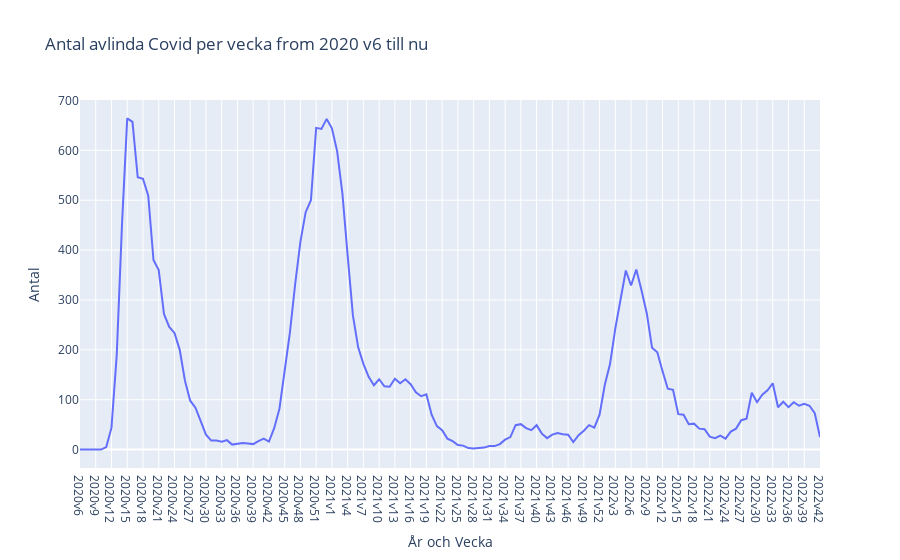
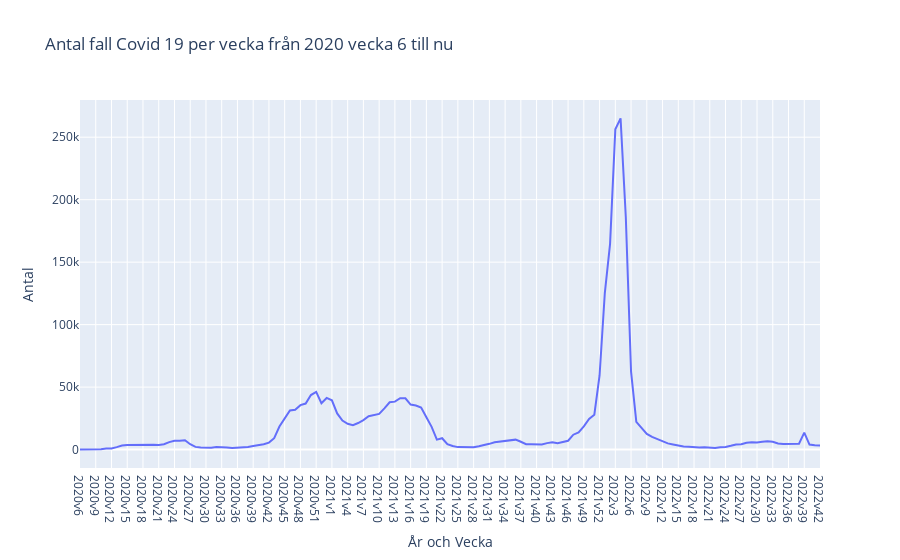
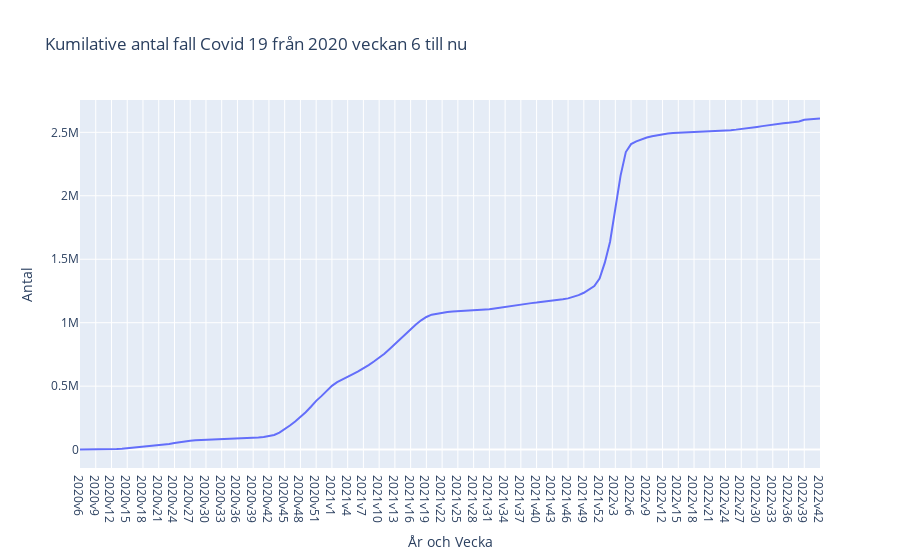

Notebook code cell kept with these figures, in order:
### Code cell
# Here i am arranging the graphs in a 1x4 pattern
avlinda.show()
fall.show()
fig.show()
kum_fall.show()

### Figure 1 — Plotly figure (JSON) as saved in the notebook; plotly's stock layout.template omitted (floating-point values rounded to 4 significant figures; data arrays with more than 128 entries replaced by an {"elided": "..."} marker saying what was removed)
{"data": [{"hovertemplate": "År och Vecka=%{x}<br>Antal=%{y}<extra></extra>", "legendgroup": "", "line": {"color": "#636efa", "dash": "solid"}, "marker": {"symbol": "circle"}, "mode": "lines", "name": "", "orientation": "v", "showlegend": false, "type": "scatter", "x": {"elided": "142 str values"}, "xaxis": "x", "y": {"elided": "142 int values"}, "yaxis": "y"}], "layout": {"legend": {"tracegroupgap": 0}, "title": {"text": "Antal avlinda Covid per vecka from 2020 v6 till nu"}, "xaxis": {"anchor": "y", "domain": [0, 1], "title": {"text": "År och Vecka"}}, "yaxis": {"anchor": "x", "domain": [0, 1], "title": {"text": "Antal"}}}}

### Figure 2 — Plotly figure (JSON) as saved in the notebook; plotly's stock layout.template omitted (floating-point values rounded to 4 significant figures; data arrays with more than 128 entries replaced by an {"elided": "..."} marker saying what was removed)
{"data": [{"hovertemplate": "År och Vecka=%{x}<br>Antal=%{y}<extra></extra>", "legendgroup": "", "line": {"color": "#636efa", "dash": "solid"}, "marker": {"symbol": "circle"}, "mode": "lines", "name": "", "orientation": "v", "showlegend": false, "type": "scatter", "x": {"elided": "142 str values"}, "xaxis": "x", "y": {"elided": "142 int values"}, "yaxis": "y"}], "layout": {"legend": {"tracegroupgap": 0}, "title": {"text": "Antal fall Covid 19 per vecka från 2020 vecka 6 till nu"}, "xaxis": {"anchor": "y", "domain": [0, 1], "title": {"text": "År och Vecka"}}, "yaxis": {"anchor": "x", "domain": [0, 1], "title": {"text": "Antal"}}}}

### Figure 3 — Plotly figure (JSON) as saved in the notebook; plotly's stock layout.template omitted (floating-point values rounded to 4 significant figures; data arrays with more than 128 entries replaced by an {"elided": "..."} marker saying what was removed)
{"data": [{"hovertemplate": "År och Vecka=%{x}<br>Antal=%{y}<extra></extra>", "legendgroup": "", "line": {"color": "#636efa", "dash": "solid"}, "marker": {"symbol": "circle"}, "mode": "lines", "name": "", "orientation": "v", "showlegend": false, "type": "scatter", "x": {"elided": "142 str values"}, "xaxis": "x", "y": {"elided": "142 int values"}, "yaxis": "y"}], "layout": {"legend": {"tracegroupgap": 0}, "title": {"text": "Kumilative antal fall Covid 19 från 2020 veckan 6 till nu"}, "xaxis": {"anchor": "y", "domain": [0, 1], "title": {"text": "År och Vecka"}}, "yaxis": {"anchor": "x", "domain": [0, 1], "title": {"text": "Antal"}}}}
